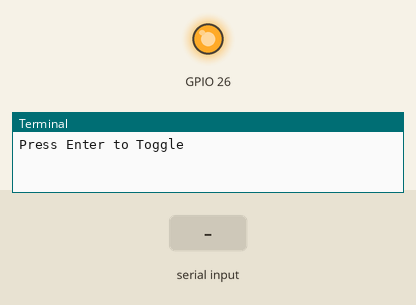
This program was run on a simulated Raspberry Pi (BCM pin numbers). Shown: output pins drawn as LEDs (lit = HIGH), the last lines printed to the terminal. The inputs (shaded band) are chosen by the test bench. The interpreter's speed is modelled, so counts of loop turns are approximate.

Above: at 1.2 s.
1.3 s: "1" typed at the terminal, then Enter
At 2.5 s:
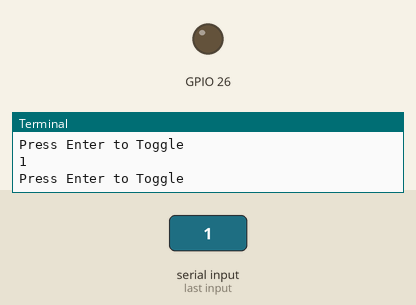
2.8 s: "0" typed at the terminal, then Enter
At 3.7 s:
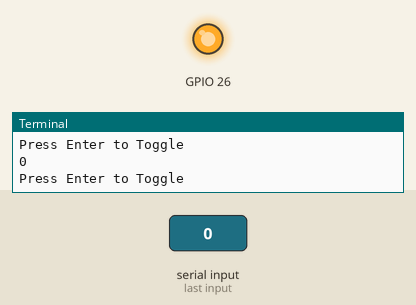
4.3 s: "2" typed at the terminal, then Enter
At 4.8 s:
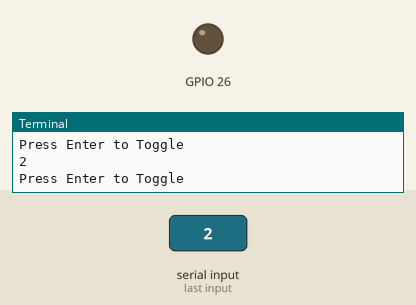
Timing chart, 0 to 7.3 s (numbered marks = the images above; inputs shaded):
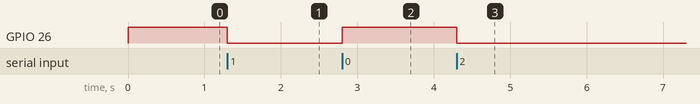

The program:

Raspberry_Pi.py
```python
import RPi.GPIO as GPIO

GPIO.setmode(GPIO.BCM)
GPIO.setup(26, GPIO.OUT)


try:
    counter = -1
    while True:
        counter += 1
        if counter % 2 == 0:
            GPIO.output(26, GPIO.HIGH)
        elif counter % 2 != 0:
            GPIO.output(26, GPIO.LOW)
        else:
            raise Exception("Error")
        input("Press Enter to Toggle")

finally:
    GPIO.cleanup()
```

Measured:
- after the input at 1.3 s, GPIO 26: HIGH → LOW at once
- after the input at 2.8 s, GPIO 26: LOW → HIGH at once
- after the input at 4.3 s, GPIO 26: HIGH → LOW at once
